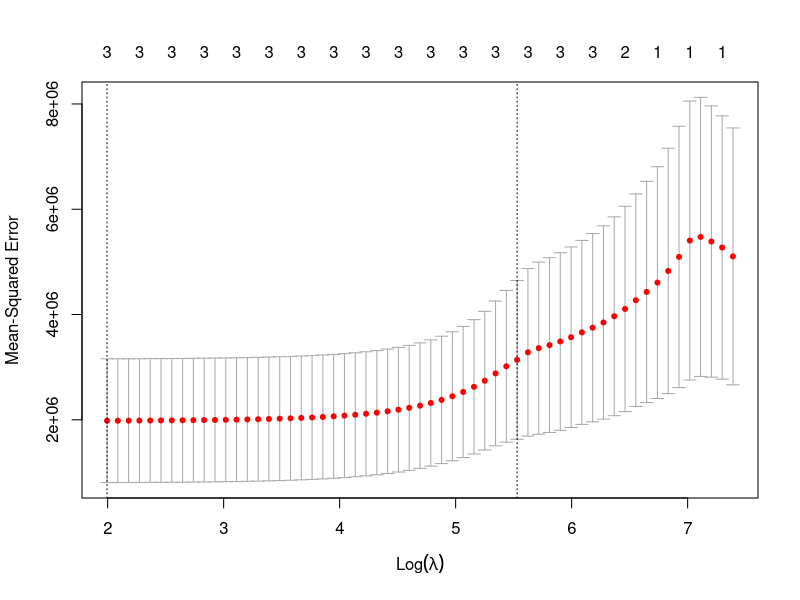
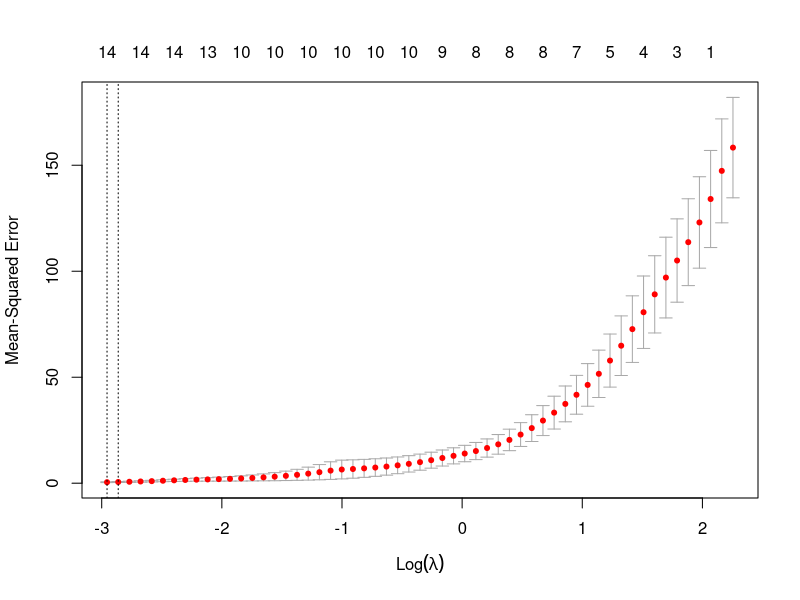
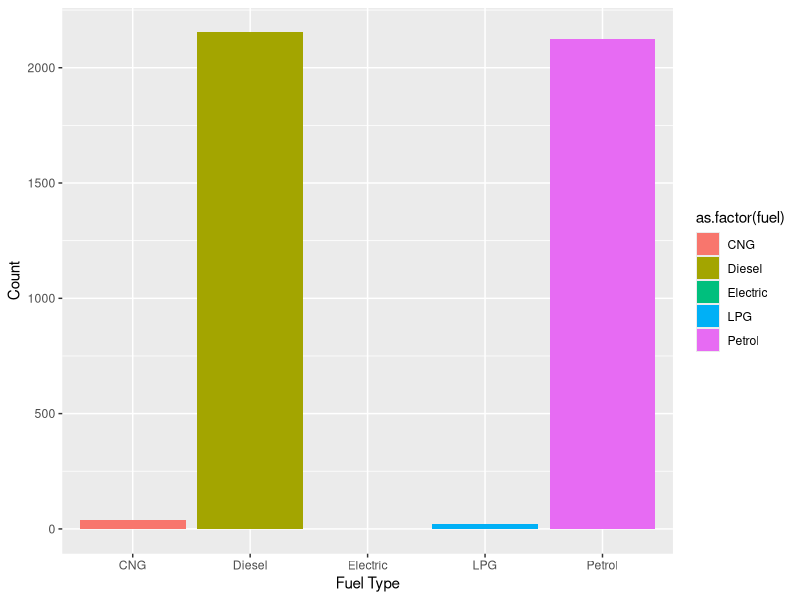
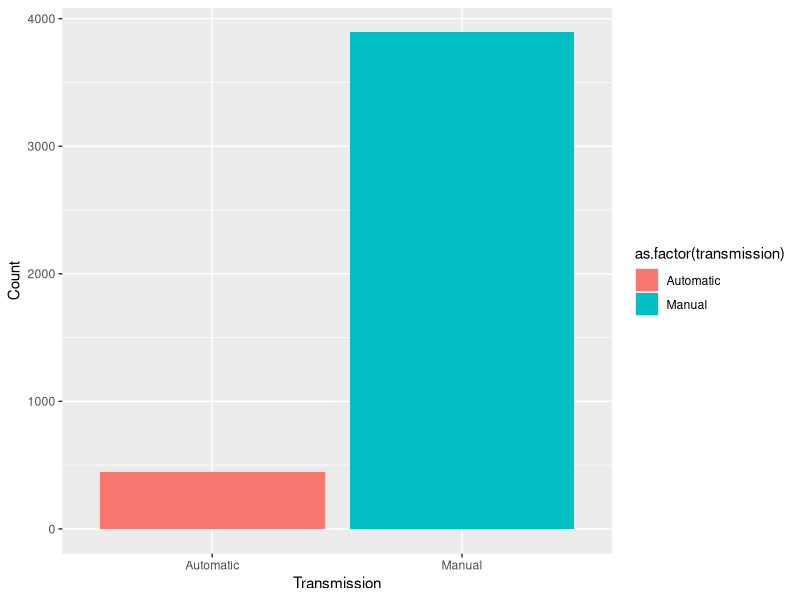
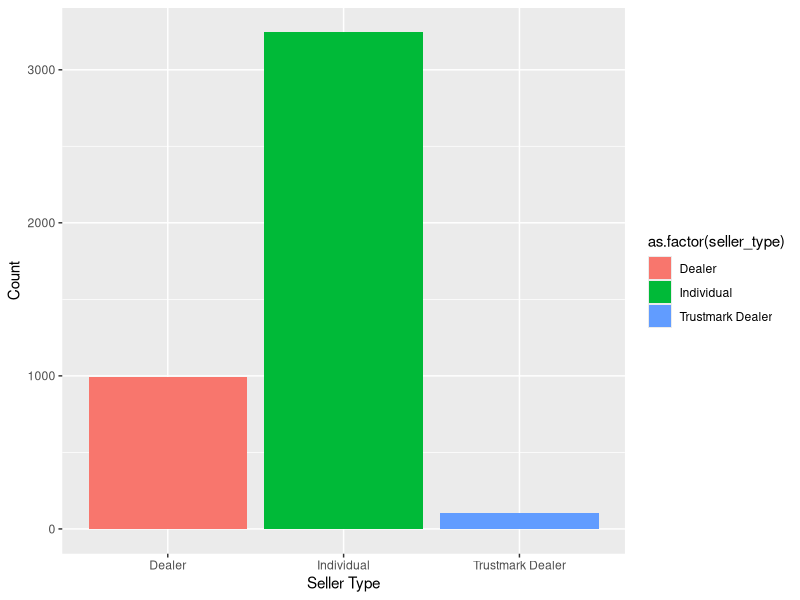
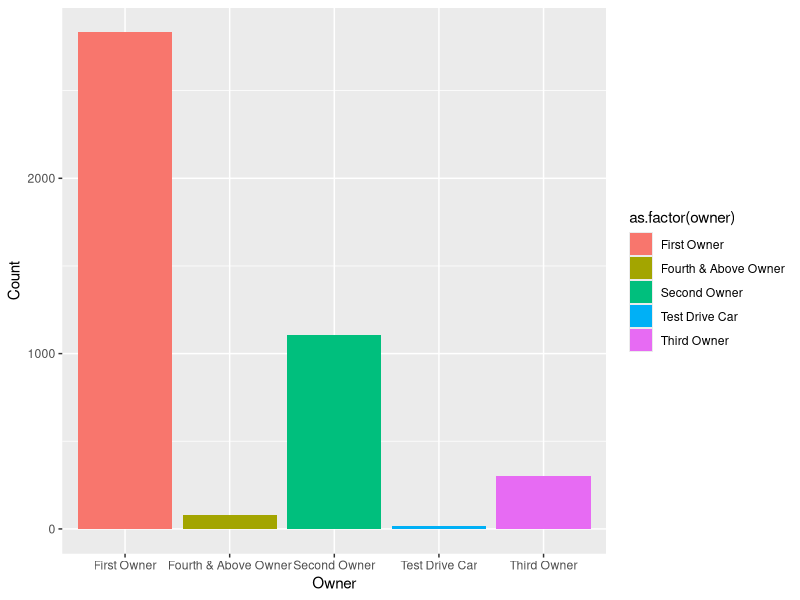
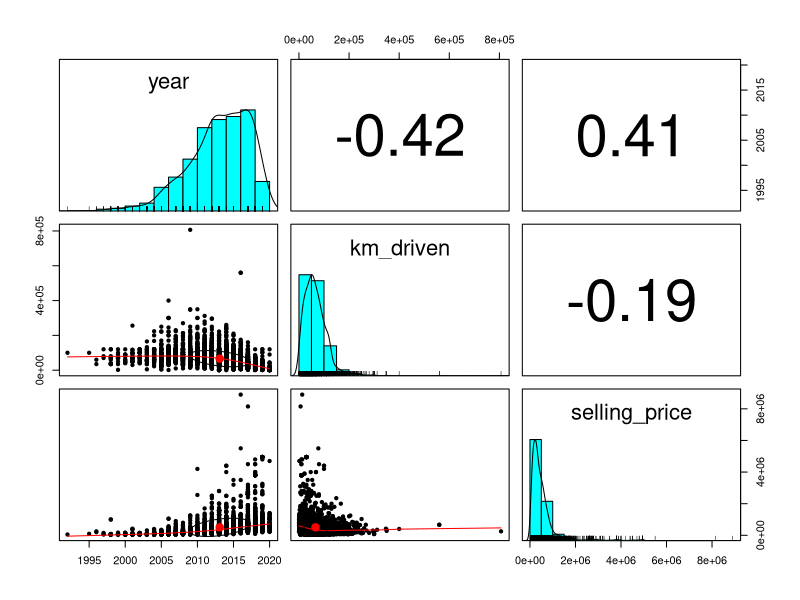
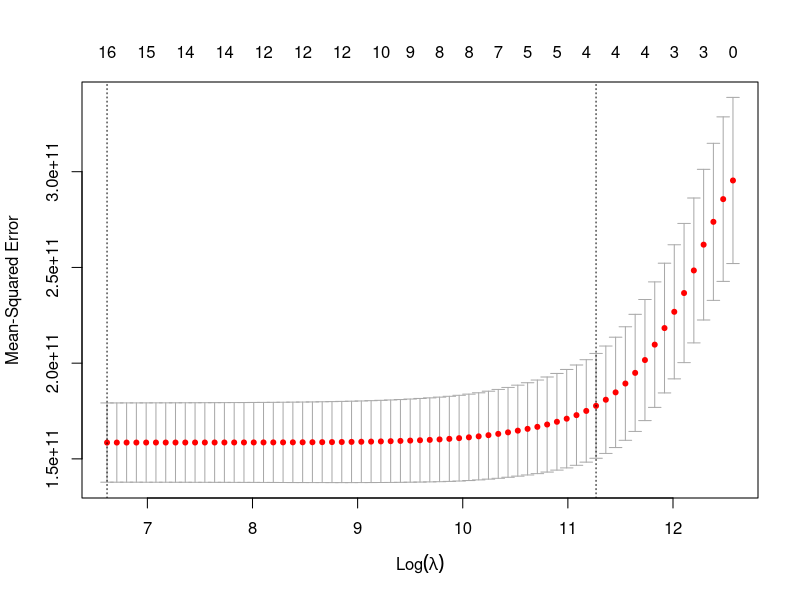

Reproduce these figures in R, in order.
## ---- chunk 1
knitr::opts_chunk$set(echo = TRUE)
library(tidyverse)
library(glmnet)
library(psych)
## ---- chunk 2
salary <- tibble(
    Salary = c(57310.00, 57380.00, 54135.00, 56985.00, 58715.00, 60620.00, 59200.00, 60320.00),
    Employment = c(10,5,3,6,8,20,8,14),
    Experience = c(2,6,1,5,8,0,4,6),
    Education = c(16,16,12,14,16,12,18,17)
)
salary
## ---- chunk 3
  lm_model <- lm(Salary~.,data = salary)
  summary(lm_model)
## ---- chunk 4
lasso_salary_1000 <- glmnet(as.matrix(salary[,-1]), salary$Salary, lambda = 1000,
                            family = "gaussian", alpha = 1)
lasso_salary_1000$beta

lasso_salary_800 <- glmnet(as.matrix(salary[,-1]), salary$Salary, lambda = 800,
                           family = "gaussian", alpha = 1)
lasso_salary_800$beta

lasso_salary_500 <- glmnet(as.matrix(salary[,-1]), salary$Salary, lambda = 500,
                           family = "gaussian", alpha = 1)
lasso_salary_500$beta

lasso_salary_1 <- glmnet(as.matrix(salary[,-1]), salary$Salary, lambda = 1,
                         family = "gaussian", alpha = 1)
lasso_salary_1$beta
## ---- chunk 5
lasso.cv <- cv.glmnet(as.matrix(salary[,-1]), salary$Salary, alpha = 1)
plot(lasso.cv)
(lasso.lambda <- lasso.cv$lambda.min)

## ---- chunk 6
ridge_salary_1000 <- glmnet(as.matrix(salary[,-1]), salary$Salary, lambda = 1000,
                            family = "gaussian", alpha = 0)
ridge_salary_1000$beta

ridge_salary_800 <- glmnet(as.matrix(salary[,-1]), salary$Salary, lambda = 800,
                           family = "gaussian", alpha = 0)
ridge_salary_800$beta

ridge_salary_500 <- glmnet(as.matrix(salary[,-1]), salary$Salary, lambda = 500,
                           family = "gaussian", alpha = 0)
ridge_salary_500$beta

ridge_salary_1 <- glmnet(as.matrix(salary[,-1]), salary$Salary, lambda = 1,
                         family = "gaussian", alpha = 0)
ridge_salary_1$beta
## ---- chunk 7
cereal <- read_csv("cereal.csv") %>%
  mutate(mfrA = ifelse(mfr == 'A', 1,0)) %>%
  mutate(mfrG = ifelse(mfr == 'G', 1,0)) %>%
  mutate(mfrK = ifelse(mfr == 'K', 1,0)) %>%
  mutate(mfrN = ifelse(mfr == 'N', 1,0)) %>%
  mutate(mfrP = ifelse(mfr == 'P', 1,0)) %>%
  mutate(mfrQ = ifelse(mfr == 'Q', 1,0)) %>%
  mutate(mfrR = ifelse(mfr == 'R', 1,0)) %>%
  mutate(typeCold = ifelse(type == 'C', 1,0)) %>%
  mutate(typeHot = ifelse(type == 'H', 1,0)) %>%
  select(-c(mfr, type))
## ---- chunk 8
set.seed(8561)

test_ind <- sample(nrow(cereal), 0.3*nrow(cereal))
cereal_test <- cereal[test_ind,]
cereal_train <- cereal[-test_ind,]
## ---- chunk 9
cereal_lasso <- cv.glmnet(as.matrix(cereal_train[,-c(1,14)]), cereal_train$rating, alpha = 1, lamdba = seq(1,10))
plot(cereal_lasso)
(cereal.lambda <- cereal_lasso$lambda.min)
## ---- chunk 10
predict(cereal_lasso,s=cereal.lambda,type="coefficients")

train_preds <- predict(cereal_lasso,s=cereal.lambda,newx = as.matrix(cereal_train[,-c(1,14)]))
train_mse <- mean((train_preds-cereal_train$rating)^2)
print(paste("The training MSE with \u03BB =", round(cereal.lambda,2), "is:", round(train_mse,6)))
## ---- chunk 11
baseline <- mean((mean(cereal_test$rating)-cereal_test$rating)^2)
  
cereal_preds <- predict(cereal_lasso, s = cereal.lambda, newx = as.matrix(cereal_test[,-c(1,14)]))
mse <- mean((cereal_preds - cereal_test$rating)^2)
## ---- chunk 12
print(paste("The baseline MSE is:", baseline))
print(paste("The LASSO model with \u03BB =", round(cereal.lambda,2), " MSE is:", round(mse,6)))
## ---- chunk 13
carprice <- read_csv("car_price_prediction.csv") %>%
  mutate(fuelCNG = ifelse(fuel == 'CNG', 1,0)) %>%
  mutate(fuelDiesel = ifelse(fuel == 'Diesel', 1,0)) %>%
  mutate(fuelElectric = ifelse(fuel == 'Electric', 1,0)) %>%
  mutate(fuelLPG = ifelse(fuel == 'LPG', 1,0)) %>%
  mutate(fuelPetrol = ifelse(fuel == 'Petrol', 1,0)) %>%
  mutate(sellerDealer = ifelse(seller_type == 'Dealer',1,0)) %>%
  mutate(sellerIndividual = ifelse(seller_type == 'Individual',1,0)) %>%
  mutate(sellerTrustmark = ifelse(seller_type == 'Trustmark Dealer',1,0)) %>%
  mutate(transmissionAuto = ifelse(transmission == 'Automatic', 1,0)) %>%
  mutate(transmissionManual = ifelse(transmission == 'Manual', 1,0)) %>%
  mutate(firstOwner = ifelse(owner == 'First Owner', 1,0)) %>%
  mutate(secondOwner = ifelse(owner == 'Second Owner', 1,0)) %>%
  mutate(thirdOwner = ifelse(owner == 'Third Owner', 1,0)) %>%
  mutate(fourthOrMoreOwner = ifelse(owner == 'Fourth & Above Owner', 1,0)) %>%
  mutate(testDriveOwner = ifelse(owner == 'Test Drive Car', 1,0)) 
## ---- chunk 14
carprice %>%
  ggplot(aes(x = fuel, fill = as.factor(fuel))) + 
  geom_bar() + 
  xlab("Fuel Type") +
  ylab("Count")

carprice %>%
  ggplot(aes(x = transmission, fill = as.factor(transmission))) + 
  geom_bar() + 
  xlab("Transmission") +
  ylab("Count")

carprice %>%
  ggplot(aes(x = seller_type, fill = as.factor(seller_type))) + 
  geom_bar() + 
  xlab("Seller Type") +
  ylab("Count")

carprice %>%
  ggplot(aes(x = owner, fill = as.factor(owner))) + 
  geom_bar() + 
  xlab("Owner") +
  ylab("Count")
## ---- chunk 15
carprice <- carprice %>% select(-c(fuel,seller_type,transmission,owner))
## ---- chunk 16
pairs.panels(carprice[,c(2,4,3)])
## ---- chunk 17
# Split Data
set.seed(8561)
test_ind <- sample(nrow(carprice), 0.3*nrow(carprice))
car_test <- carprice[test_ind,]
car_train <- carprice[-test_ind,]
## ---- chunk 18
# Run Model
car_lasso_cv <- cv.glmnet(as.matrix(car_train[,-c(1,3)]), car_train$selling_price, alpha = 1)

# Examine model
plot(car_lasso_cv)
(car.lambda <- car_lasso_cv$lambda.min)
## ---- chunk 19
# View coeff at different lambdas
X <- predict(car_lasso_cv,s=exp(10),type="coefficients")
tibble(Variable = names(X[,1]), Coefficient = X[,1]) %>% filter(Coefficient != 0)
## ---- chunk 20
# Check test accuracy
baseline_rmse <- sqrt(mean((mean(car_test$selling_price)-car_test$selling_price)^2))

car_preds_1 <- predict(car_lasso_cv, s = car.lambda, newx = as.matrix(car_test[,-c(1,3)]))
test_rmse_1 <- sqrt(mean((car_preds_1 - car_test$selling_price)^2))

car_preds_2 <- predict(car_lasso_cv, s = exp(10), newx = as.matrix(car_test[,-c(1,3)]))
test_rmse_2 <- sqrt(mean((car_preds_2 - car_test$selling_price)^2))

tibble(Model = c("Baseline", "LASSO (log(\u03BB) = 6.7)", "LASSO (log(\u03BB) = 10)"),
       Test_RMSE = c(baseline_rmse, test_rmse_1, test_rmse_2))
## ---- chunk 21
sd(car_test$selling_price)
## ---- chunk 22
car_lm <- lm(selling_price~year+km_driven+fuelDiesel+sellerIndividual+sellerTrustmark+
               transmissionAuto+firstOwner,data = carprice)
summary(car_lm)
